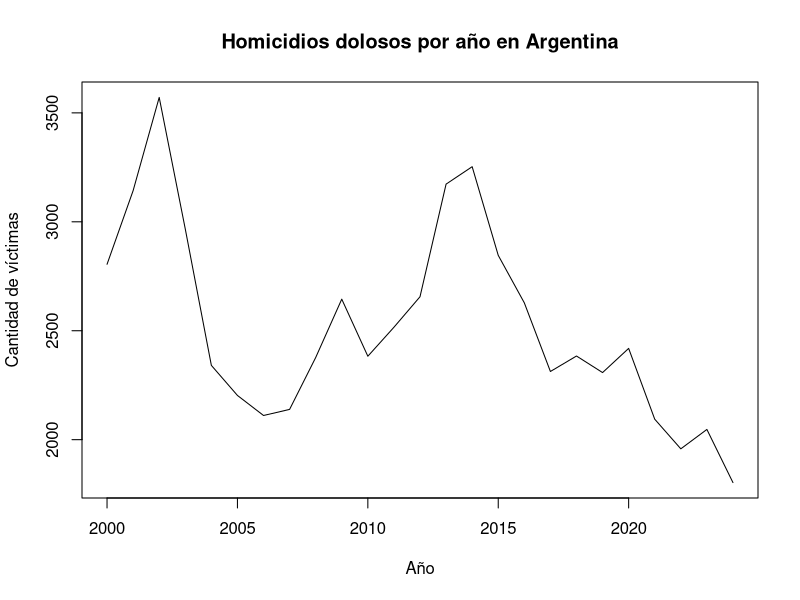

The R script that drew this image:
# Cargar datos
df <- read.csv("data/datos.csv")

# Filtrar homicidios dolosos
homi <- subset(df, codigo_delito_snic_nombre == "Homicidios dolosos")

# Sumar víctimas por año
homi_anual <- aggregate(cantidad_victimas ~ anio,
                        data = homi,
                        sum,
                        na.rm = TRUE)

# Crear gráfico y guardarlo
png("grafico.png", width = 1000, height = 600)

plot(homi_anual$anio,
     homi_anual$cantidad_victimas,
     type = "l",
     xlab = "Año",
     ylab = "Cantidad de víctimas",
     main = "Homicidios dolosos por año en Argentina")

dev.off()